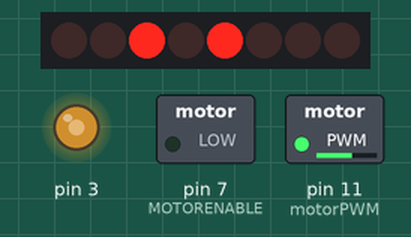
Bench run of a sketch on a simulated Arduino Uno, built with avr-gcc and run on an emulated ATmega328P. Shown: 8 shift-register outputs drawn as a row of LEDs (first output left, lit = HIGH), switched loads named in the sketch (green lamp = pin HIGH), output pins drawn as LEDs (lit = HIGH). Wiring (inferred from the names in the program): shift register (74HC595): data pin 8; shift clock pin 4; latch pin 12. Wiring (inferred from the signals the program sends): row of LEDs: on Q0, Q1, Q2, Q3, Q4, Q5, Q6, Q7. Pins used as bus, display or sensor lines are not drawn; what the sketch prints to the serial monitor is not drawn.

Above: at 0.05 s.
At 4.95 s:
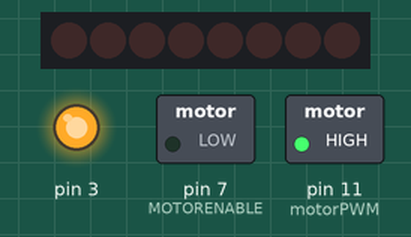
Timing chart, 0 to 6.5 s (numbered marks = the images above):
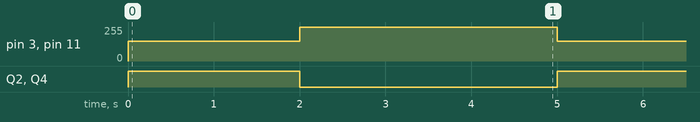

Measured:
- by itself, pin 3, pin 11 (motorPWM): alternates 255/255 for 3.0 s and 150/255 for 2.0 s
- by itself, Q2, Q4: alternates HIGH for 2.0 s and LOW for 3.0 s

The sketch:

cybernauts_motor_shield.ino
```cpp
#define MOTORLATCH 12
#define MOTORCLK 4
#define MOTORENABLE 7
#define MOTORDATA 8


#define MOTOR1_A 2
#define MOTOR1_B 3
#define MOTOR2_A 1
#define MOTOR2_B 4

// Arduino pins for the PWM signals.
#define MOTOR1_PWM 11
#define MOTOR2_PWM 3

// Codes for the motor function.
#define FORWARD 1
#define BACKWARD 2
#define BRAKE 3
#define RELEASE 4


void setup()
{
  Serial.begin(9600);
  Serial.println("Simple Motor Shield sketch");
}


void loop()
{
  motor(1, FORWARD, 150);
  motor(2, BACKWARD, 150);
  delay(2000);
  motor(2, BRAKE, 0);
  motor(1, BRAKE, 0);
  delay(3000);
}

void motor(int nMotor, int command, int speed)
{
  int motorA, motorB;

  if (nMotor >= 1 && nMotor <= 4)
  {
    switch (nMotor)
    {
      case 1:
        motorA   = MOTOR1_A;
        motorB   = MOTOR1_B;
        break;
      case 2:
        motorA   = MOTOR2_A;
        motorB   = MOTOR2_B;
        break;
    }

    switch (command)
    {
      case FORWARD:
        motor_output (motorA, HIGH, speed);
        motor_output (motorB, LOW, -1);     // -1: no PWM set
        break;
      case BACKWARD:
        motor_output (motorA, LOW, speed);
        motor_output (motorB, HIGH, -1);    // -1: no PWM set
        break;
      case BRAKE:
        motor_output (motorA, LOW, 255); // 255: fully on.
        motor_output (motorB, LOW, -1);  // -1: no PWM set
        break;
      case RELEASE:
        motor_output (motorA, LOW, 0);  // 0: output floating.
        motor_output (motorB, LOW, -1); // -1: no PWM set
        break;
      default:
        break;
    }
  }
}

void motor_output (int output, int high_low, int speed)
{
  int motorPWM;

  switch (output)
  {
    case MOTOR1_A:
    case MOTOR1_B:
      motorPWM = MOTOR1_PWM;
      break;
    case MOTOR2_A:
    case MOTOR2_B:
      motorPWM = MOTOR2_PWM;
      break;
    default:
      speed = -3333;
      break;
  }

  if (speed != -3333)
  {
    shiftWrite(output, high_low);

    if (speed >= 0 && speed <= 255)
    {
      analogWrite(motorPWM, speed);
    }
  }
}

void shiftWrite(int output, int high_low)
{
  static int latch_copy;
  static int shift_register_initialized = false;
  if (!shift_register_initialized)
  {
    pinMode(MOTORLATCH, OUTPUT);
    pinMode(MOTORENABLE, OUTPUT);
    pinMode(MOTORDATA, OUTPUT);
    pinMode(MOTORCLK, OUTPUT);

    digitalWrite(MOTORDATA, LOW);
    digitalWrite(MOTORLATCH, LOW);
    digitalWrite(MOTORCLK, LOW);

    digitalWrite(MOTORENABLE, LOW);

    latch_copy = 0;

    shift_register_initialized = true;
  }

  bitWrite(latch_copy, output, high_low);

  shiftOut(MOTORDATA, MOTORCLK, MSBFIRST, latch_copy);
  digitalWrite(MOTORLATCH, HIGH);
  digitalWrite(MOTORLATCH, LOW);
}
```
